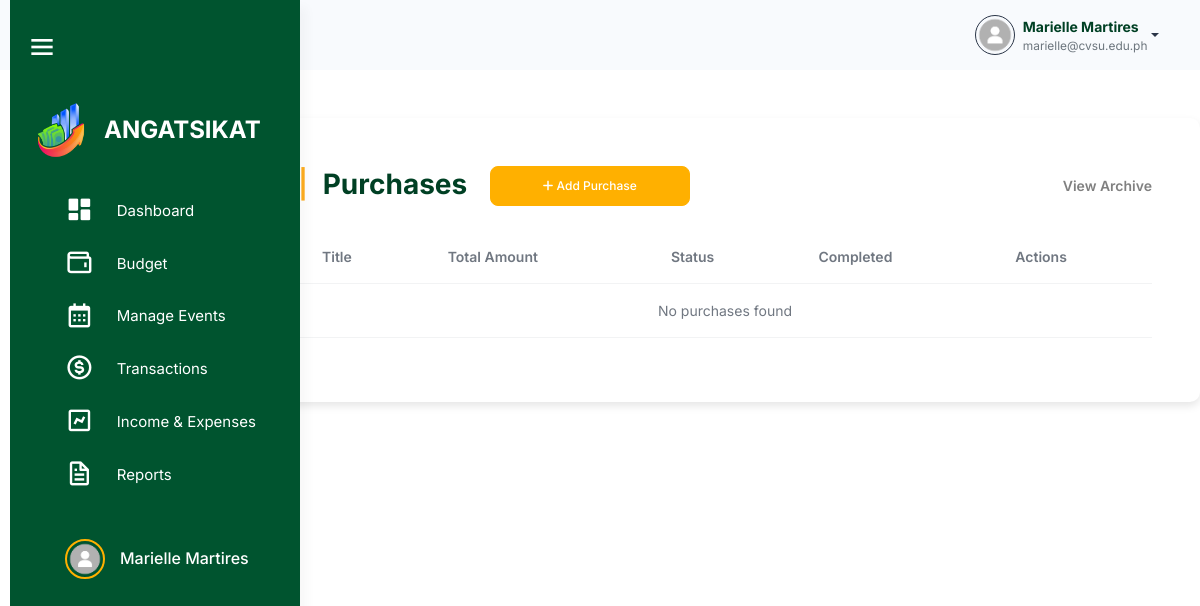
/src/budget_management/purchases/purchases.php (signed in), run on the app's committed database.
### tables this page shows
CREATE TABLE `users` (
  `user_id` int(11) NOT NULL,
  `username` varchar(100) NOT NULL,
  `password` varchar(255) NOT NULL,
  `first_name` varchar(255) NOT NULL,
  `last_name` varchar(255) NOT NULL,
  `email` varchar(100) NOT NULL,
  `role` enum('admin','officer','member') NOT NULL,
  `organization_id` int(11) DEFAULT NULL,
  `archived` tinyint(1) DEFAULT 0,
  `created_at` timestamp NOT NULL DEFAULT current_timestamp()
);

### src/user_query.php (called while the page is built, shortened)
<?php
$user_id = $_SESSION['user_id'];
$user_query = "SELECT * FROM users WHERE user_id = '$user_id'";
$user_result = mysqli_query($conn, $user_query);
if ($user_result && mysqli_num_rows($user_result) > 0) {
    $user = mysqli_fetch_assoc($user_result);
    $firstname = $user['first_name'];
    $lastname = $user['last_name'];
    $fullname = $firstname . ' ' . $lastname;
    $email = $user['email'];
} else {
    echo "Error fetching user data: " . mysqli_error($conn);
    exit();
}
?>

### src/session_check.php (called while the page is built, shortened)
<?php
$organization_id = $_SESSION['organization_id'];
?>

### src/budget_management/purchases/purchases.php (the view, shortened to what this page needs)
<?php
include '../../connection.php';
include '../../session_check.php';
include '../../user_query.php';
$sql = "SELECT * FROM purchases WHERE archived = 0 AND organization_id = $organization_id";
$result = $conn->query($sql);
?>
<!DOCTYPE html>
<html lang="en">
<head>
    <link rel="stylesheet" href="../../assets/css/styles.min.css" />
    <link rel="stylesheet" href="../../html/sidebar.css" />
    <link rel="stylesheet" href="../../activity_management/css/activities.css" />
    <link href="https://unpkg.com/boxicons@2.1.4/css/boxicons.min.css" rel="stylesheet" />
    <link rel="stylesheet" href="https://cdnjs.cloudflare.com/ajax/libs/font-awesome/6.6.0/css/all.min.css">
    <link rel="stylesheet" href="https://cdn.datatables.net/2.1.7/css/dataTables.bootstrap.min.css" />
</head>
<body>
    <div class="body-wrapper">
        <header class="app-header">
            <nav class="navbar navbar-expand-lg navbar-light">
                <div class="navbar-collapse justify-content-end px-0" id="navbarNav">
                    <div class="container-fluid d-flex justify-content-end align-items-center" style="padding: 0 1rem;">
                        <div class="dropdown">
                            <a href="#" class="dropdown-toggle d-flex align-items-center" data-bs-toggle="dropdown"
                                aria-expanded="false" style="text-decoration: none;">
                                <img class="border border-dark rounded-circle" src="<?php echo !empty($profile_picture) ? 'default.png' . htmlspecialchars($profile_picture) : 'default.png'; ?>" alt="Profile"
                                    style="width: 40px; height: 40px; margin-left: 10px;">
                                <div class="d-flex flex-column align-items-start ms-2">
                                    <span style="font-weight: bold; color: #004024;"><?php echo htmlspecialchars($fullname); ?></span>
                                    <span style="font-size: 0.85em; color: #6c757d;"><?php echo htmlspecialchars($email); ?></span>
                                </div>
                            </a>
                        </div>
                    </div>
                </div>
            </nav>
        </header>
    </div>
    <div class="page-wrapper" id="main-wrapper" data-layout="vertical" data-navbarbg="skin6" data-sidebartype="full"
        data-sidebar-position="fixed" data-header-position="fixed">
        <aside class="left-sidebar" id="sidebar">
            <div class="top-bar">
                <div id="toggleSidebar" class="burger-icon">
                    <i class="bx bx-menu"></i>
                </div>
            </div>
            <div>
                <div class="brand-logo logo-container">
                    <a href="../html/officer_dashboard.html" class="logo-img">
                        <img src="angat sikat.png" alt="Angat Sikat Logo" class="sidebar-logo">
                    </a>
                    <span class="logo-text">ANGATSIKAT</span>
                </div>
                <nav class="sidebar-nav mx-4">
                    <ul id="sidebarnav">
                        <li class="sidebar-item">
                            <a class="sidebar-link" href="../dashboard/officer_dashboard.php" aria-expanded="false" data-tooltip="Dashboard">
                                <i class="bx bxs-dashboard"></i>
                                <span class="hide-menu">Dashboard</span>
                            </a>
                        </li>
                        <li class="sidebar-item">
                            <a class="sidebar-link" aria-expanded="false" data-tooltip="Budget">
                                <i class="bx bx-wallet"></i>
                                <span class="hide-menu">Budget</span>
                            </a>
                        </li>
                        <li class="sidebar-item">
                            <a class="sidebar-link" href="../activity_management/activities.php" aria-expanded="false" data-tooltip="Manage Events">
                                <i class="bx bx-calendar"></i>
                                <span class="hide-menu">Manage Events</span>
                            </a>
                        </li>
                        <li class="sidebar-item">
                            <a class="sidebar-link" href="#transactions" aria-expanded="false" data-tooltip="Transactions">
                                <i class="bx bx-dollar-circle"></i>
                                <span class="hide-menu">Transactions</span>
                            </a>
                        </li>
                        <li class="sidebar-item">
                            <a class="sidebar-link" aria-expanded="false" data-tooltip="Income & Expenses">
                                <i class="bx bx-chart"></i>
                                <span class="hide-menu">Income & Expenses</span>
                            </a>
                        </li>
                        <li class="sidebar-item">
                            <a class="sidebar-link" href="#reports.php" aria-expanded="false" data-tooltip="Reports">
                                <i class="bx bx-file"></i>
                                <span class="hide-menu">Reports</span>
                            </a>
                        </li>
                        <li class="sidebar-item profile-container">
                            <a class="sidebar-link" href="../user/profile.html" aria-expanded="false" data-tooltip="Profile">
                                <div class="profile-pic-border">
                                    <img src="<?php echo !empty($profile_picture) ? 'default.png' . htmlspecialchars($profile_picture) : 'default.png'; ?>" alt="Profile Picture" class="profile-pic" />
                                </div>
                                <span class="profile-name"><?php echo htmlspecialchars($user['first_name']) . ' ' . htmlspecialchars($user['last_name']); ?></span>
                            </a>
                        </li>
                    </ul>
                </nav>
            </div>
        </aside>
            <div class="container mt-5 p-5">
                <h2 class="mb-4 d-flex align-items-center justify-content-between">
                    <div>
                        <span class="text-warning fw-bold me-2">|</span> Purchases
                        <button class="btn btn-primary ms-3" data-bs-toggle="modal" data-bs-target="#addPurchaseModal"
                        style="height: 40px; width: 200px; border-radius: 8px; font-size: 12px;">
                            <i class="fa-solid fa-plus"></i> Add Purchase
                        </button>
                    </div>
                    <a href="purchases_archive.php" class="text-gray text-decoration-none fw-bold"
                    style="font-size: 14px;">
                        View Archive
                    </a>
                </h2>
                    <table id="purchasesTable" class="table">
                    <thead>
                        <tr>
                            <th>Title</th>
                            <th>Total Amount</th>
                            <th>Status</th>
                            <th>Completed</th>
                            <th>Actions</th>
                        </tr>
                    </thead>
                    <tbody>
                        <?php
                        if ($result->num_rows > 0) {
                            while($row = $result->fetch_assoc()) {
                                $checked = $row['completion_status'] ? 'checked' : '';
                                $disabled = ($row['purchase_status'] !== 'Approved') ? 'disabled' : '';
                                echo "<tr>
                                        <td><a class='link-offset-2 link-underline link-underline-opacity-0' href='purchase_details.php?purchase_id={$row['purchase_id']}'>{$row['title']}</a></td>
                                        <td>{$row['total_amount']}</td>
                                        <td>";
                                if ($row['purchase_status'] == 'Pending') {
                                    echo "<span class='badge rounded-pill pending'>Pending</span>";
                                } elseif ($row['purchase_status'] == 'Approved') {
                                    echo "<span class='badge rounded-pill approved'>Approved</span>";
                                } elseif ($row['purchase_status'] == 'Disapproved') {
                                    echo "<span class='badge rounded-pill disapproved'>Disapproved</span>";
                                }
                                echo "</td>
                                    <td>
                                        <input type='checkbox' class='form-check-input' onclick='showConfirmationModal({$row['purchase_id']}, this.checked)' $checked $disabled>
                                    </td>
                                    <td>
                                        <button class='btn btn-primary btn-sm edit-btn mb-3' data-bs-toggle='modal' data-bs-target='#editPurchaseModal' data-id='{$row['purchase_id']}'>
                                            <i class='fa-solid fa-pen'></i> Edit
                                        </button>
                                        <button class='btn btn-danger btn-sm archive-btn mb-3' data-id='{$row['purchase_id']}'><i class='fa-solid fa-box-archive'></i> Archive</button>
                                    </td>
                                    </tr>";
                            }
                        } else {
                            echo "<tr><td colspan='5' class='text-center'>No purchases found</td></tr>";
                        }
                        ?>
                    </tbody>
                </table>
            </div>
        </div>
</body>
</html>

### src/html/sidebar.css (style rules this page uses)
#sidebar { width: 290px; background-color: #00542f; transition: width 0.3s, height 0.3s; display: flex; flex-direction: column; height: 100vh; position: fixed; left: 0; top: 0; border-radius: 0; overflow-x: hidden; z-index: 1000; }
#sidebar .sidebar-item a { display: flex; align-items: center; padding: 10px 15px; color: #ffffff; text-decoration: none; border-radius: 8px; transition: background-color 0.3s; }
.profile-container { display: flex; align-items: center; width: 100%; margin-top: 30px; }
.sidebar-item { position: relative; }
.page-wrapper { transition: margin-left 0.3s; }

### src/activity_management/css/activities.css (style rules this page uses)
:root { --bs-font-sans-serif: "Inter", sans-serif; --bs-primary: #ffb000; --bs-secondary: #6c757d; --bs-danger: #ff6692; --bs-body-font-size: 0.875rem; --bs-body-font-weight: 400; --bs-body-line-height: 1.5; --bs-body-color: #111c2d99; --bs-body-bg: #fff; --bs-border-color: #e4ebf0; --bs-heading-color: #111c2d; --bs-border-radius: 7px; --bs-gutter-x: 24px; --bs-btn-font-size: 0.875rem; --bs-card-spacer-y: 30px; --bs-card-spacer-x: 30px; --bs-card-border-width: 0px; --bs-success-rgb: 19,222,185; --bs-primary-rgb: 255, 176, 0; --bs-light-rgb: 246,249,252; --bs-dark-rgb: 42,53,71; }
.container { padding-top: 20px; background-color: #fff; border-radius: 10px; box-shadow: 0 4px 8px rgba(0, 0, 0, 0.1); }
table { table-layout: auto; max-width: 100%; height: auto; border-collapse: collapse; }
.btn-primary { background-color: #ffb000; border-color: #ffb000; }
#sidebar { width: 290px; background-color: #00542f; transition: width 0.3s, height 0.3s; display: flex; flex-direction: column; height: 100vh; position: fixed; left: 0; top: 0; border-radius: 0; overflow-x: hidden; z-index: 1000; }
#sidebar .sidebar-item a { display: flex; align-items: center; padding: 10px 15px; color: #ffffff; text-decoration: none; border-radius: 8px; transition: background-color 0.3s; }
.profile-container { display: flex; align-items: center; width: 100%; margin-top: 30px; }
.sidebar-item { position: relative; }
.page-wrapper { transition: margin-left 0.3s; }

### src/budget_management/purchases/purchases.php (style rules this page uses)
.left-sidebar { width: 250px; position: fixed; top: 0; left: 10px; height: 100%; background-color: #00542F; overflow: hidden; transition: width 0.3s ease-in-out; }
#main-wrapper { margin-left: 250px; transition: margin-left 0.3s ease-in-out; }

### data on the page
users: fullname "Marielle Martires", email "marielle@cvsu.edu.ph", first_name "Marielle", last_name "Martires"
